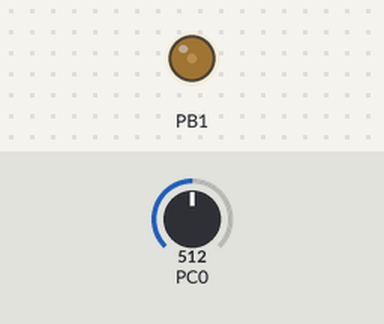
The program below on a simulated ATmega328P, built with avr-gcc and emulated at 8 MHz. On the bench: output pins drawn as LEDs (lit = HIGH). The test bench sets the inputs (shaded band); at power-on: PC0 = 512.

Above: at 1.2 s.
1.3 s: PC0 set to 900
At 1.9 s:
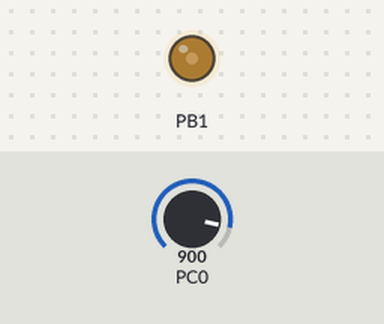
2.8 s: PC0 set to 511
At 4.2 s:
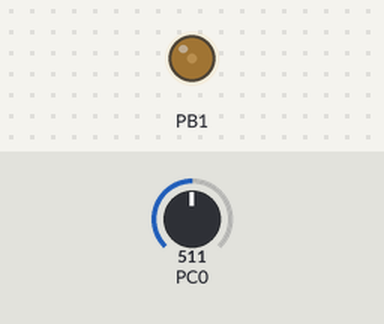
Timing chart, 0 to 5.8 s (numbered marks = the images above; inputs shaded):
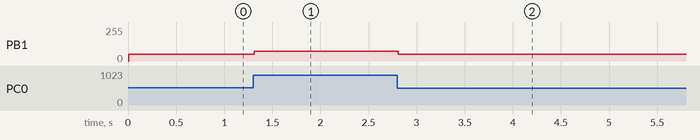

The program:

main.c
```c
/*
 * da4T3galveg1.c
 *
 * Created: 4/14/2018 03:23:32 PM
 * Author : Guillermo Galvez
 */

#define F_CPU 8000000UL
#include <avr/io.h>
#include <util/delay.h>
#include <avr/interrupt.h>


//Variable Declarations
volatile unsigned int PWMOUT; // output for PWM duty cycle

void timekeeper();
void adc_init();

int main(void)
{
	//Port initialization
	DDRB = 0x02;		//Set PB1 OC1A as output to generate PWM

	timekeeper();
	adc_init();

	while (1)
	{
		ADCSRA |= (1 << ADSC);				//Start conversion
		while((ADCSRA & (1 << ADIF)) == 0);		//Wait for conversion to finish
		PWMOUT = (ADC & 0x03FF) * 24 / 10+800;	//OCR1A value for duty cycle
		OCR1A = PWMOUT;


	}//end while(1)

}//end MAIN

void timekeeper()
{
	//TIMER1 initialization - generate 50Hz PWM
	TCCR1A |= (1 << COM1A1) | (1 << WGM11);			// Fast PWM, Non-inverted mode
	TCCR1B |= (1 << WGM13) | (1<< WGM12) | (1 << CS11);	// 8 prescaling
	//TIMSK1	|= (1 << TOIE1);
	ICR1 = 9999;										// top value for timer1
}

void adc_init()
{
	DDRC	= 0;			//Set PORTC as input for adc
	DIDR0	= 0x01;			//Disable Digi input on ADC0

	ADMUX = 0;				//
	ADMUX |= (1 << REFS0);	//Use Vcc Ref voltage
	//ADMUX |= (1 << ADLAR);	//Left adjust ADC Reg, 8-bit Resolution

	//Enable ADC, Start Conv, Set Auto Trig Enable
	ADCSRA |= (1 << ADEN);	//Enable ADC
	//ADCSRA |= (1 << ADATE); //Set ADC Auto Trig
	//ADCSRA |= (1 << ADIE);	//Enable Interrupts
	ADCSRA |= (1 << ADPS2) | (1 << ADPS1) | (1 << ADPS0); //8MHz, Pre-Scale 128 = 62500KHz
	ADCSRA |= (1 << ADSC);	//Start Conversion

	ADCSRB = 0;			//Free running mode
	sei();				//Enable interrupts
}
```

Measured:
- after the input at 1.3 s, PB1: 52/255 → 75/255 at once
- after the input at 2.8 s, PB1: 75/255 → 52/255 at once
